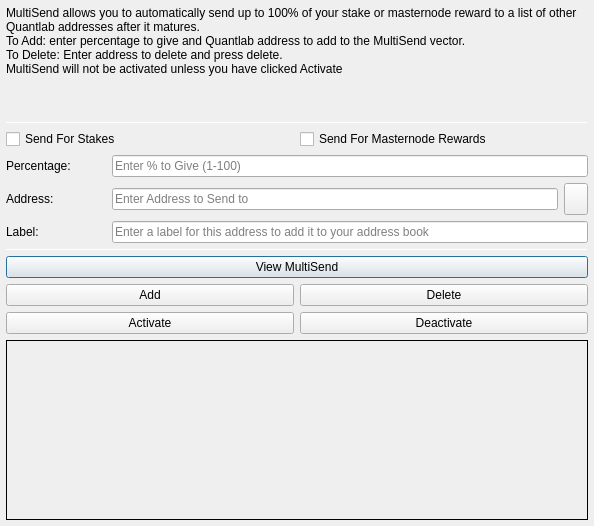
<?xml version="1.0" encoding="UTF-8"?>
<ui version="4.0">
 <class>MultiSendDialog</class>
 <widget class="QDialog" name="MultiSendDialog">
  <property name="windowModality">
   <enum>Qt::NonModal</enum>
  </property>
  <property name="geometry">
   <rect>
    <x>0</x>
    <y>0</y>
    <width>594</width>
    <height>526</height>
   </rect>
  </property>
  <property name="windowTitle">
   <string>MultiSend</string>
  </property>
  <layout class="QVBoxLayout" name="verticalLayout" stretch="0">
   <property name="leftMargin">
    <number>6</number>
   </property>
   <property name="topMargin">
    <number>6</number>
   </property>
   <property name="rightMargin">
    <number>6</number>
   </property>
   <property name="bottomMargin">
    <number>6</number>
   </property>
   <item>
    <layout class="QVBoxLayout" name="verticalLayout_Main" stretch="1,1,1,0,1,1,1">
     <item>
      <widget class="QLabel" name="label_2">
       <property name="lineWidth">
        <number>1</number>
       </property>
       <property name="text">
        <string>MultiSend allows you to automatically send up to 100% of your stake or masternode reward to a list of other Quantlab addresses after it matures.
To Add: enter percentage to give and Quantlab address to add to the MultiSend vector.
To Delete: Enter address to delete and press delete.
MultiSend will not be activated unless you have clicked Activate</string>
       </property>
       <property name="alignment">
        <set>Qt::AlignLeading|Qt::AlignLeft|Qt::AlignTop</set>
       </property>
       <property name="wordWrap">
        <bool>true</bool>
       </property>
      </widget>
     </item>
     <item>
      <widget class="Line" name="line">
       <property name="minimumSize">
        <size>
         <width>0</width>
         <height>1</height>
        </size>
       </property>
       <property name="maximumSize">
        <size>
         <width>16777215</width>
         <height>1</height>
        </size>
       </property>
       <property name="orientation">
        <enum>Qt::Horizontal</enum>
       </property>
      </widget>
     </item>
     <item>
      <layout class="QVBoxLayout" name="verticalLayout_Settings">
       <item>
        <layout class="QHBoxLayout" name="horizontalLayout">
         <item>
          <widget class="QCheckBox" name="multiSendStakeCheckBox">
           <property name="text">
            <string>Send For Stakes</string>
           </property>
          </widget>
         </item>
         <item>
          <widget class="QCheckBox" name="multiSendMasternodeCheckBox">
           <property name="text">
            <string>Send For Masternode Rewards</string>
           </property>
          </widget>
         </item>
        </layout>
       </item>
       <item>
        <layout class="QHBoxLayout" name="horizontalLayout_6">
         <item>
          <widget class="QLabel" name="label">
           <property name="minimumSize">
            <size>
             <width>100</width>
             <height>0</height>
            </size>
           </property>
           <property name="toolTip">
            <string>Percentage of stake to send</string>
           </property>
           <property name="text">
            <string>Percentage:</string>
           </property>
          </widget>
         </item>
         <item>
          <widget class="QLineEdit" name="multiSendPercentEdit">
           <property name="toolTip">
            <string>Enter whole numbers 1 - 100</string>
           </property>
           <property name="placeholderText">
            <string>Enter % to Give (1-100)</string>
           </property>
          </widget>
         </item>
        </layout>
       </item>
       <item>
        <layout class="QHBoxLayout" name="horizontalLayout_7">
         <item>
          <widget class="QLabel" name="label_5">
           <property name="minimumSize">
            <size>
             <width>100</width>
             <height>0</height>
            </size>
           </property>
           <property name="toolTip">
            <string>Address to send portion of stake to</string>
           </property>
           <property name="text">
            <string>Address:</string>
           </property>
          </widget>
         </item>
         <item>
          <widget class="QLineEdit" name="multiSendAddressEdit">
           <property name="toolTip">
            <string/>
           </property>
           <property name="placeholderText">
            <string>Enter Address to Send to</string>
           </property>
          </widget>
         </item>
         <item>
          <widget class="QToolButton" name="addressBookButton">
           <property name="maximumSize">
            <size>
             <width>16777215</width>
             <height>32</height>
            </size>
           </property>
           <property name="toolTip">
            <string>Choose an address from the address book</string>
           </property>
           <property name="text">
            <string/>
           </property>
           <property name="icon">
            <iconset resource="../quantlab.qrc">
             <normaloff>:/icons/address-book</normaloff>:/icons/address-book</iconset>
           </property>
           <property name="shortcut">
            <string>Alt+A</string>
           </property>
          </widget>
         </item>
        </layout>
       </item>
      </layout>
     </item>
     <item>
      <layout class="QHBoxLayout" name="horizontalLayout_3">
       <item>
        <widget class="QLabel" name="label_3">
         <property name="minimumSize">
          <size>
           <width>100</width>
           <height>0</height>
          </size>
         </property>
         <property name="text">
          <string>Label:</string>
         </property>
        </widget>
       </item>
       <item>
        <widget class="QLineEdit" name="labelAddressLabelEdit">
         <property name="placeholderText">
          <string>Enter a label for this address to add it to your address book</string>
         </property>
        </widget>
       </item>
      </layout>
     </item>
     <item>
      <widget class="Line" name="line_2">
       <property name="minimumSize">
        <size>
         <width>0</width>
         <height>1</height>
        </size>
       </property>
       <property name="maximumSize">
        <size>
         <width>16777215</width>
         <height>1</height>
        </size>
       </property>
       <property name="orientation">
        <enum>Qt::Horizontal</enum>
       </property>
      </widget>
     </item>
     <item>
      <layout class="QVBoxLayout" name="verticalLayout_Buttons">
       <item>
        <layout class="QHBoxLayout" name="horizontalLayout_4">
         <item>
          <widget class="QPushButton" name="viewButton">
           <property name="toolTip">
            <string/>
           </property>
           <property name="statusTip">
            <string>View MultiSend Vector</string>
           </property>
           <property name="text">
            <string>View MultiSend</string>
           </property>
          </widget>
         </item>
        </layout>
       </item>
       <item>
        <layout class="QHBoxLayout" name="horizontalLayout_2">
         <item>
          <widget class="QPushButton" name="addButton">
           <property name="toolTip">
            <string/>
           </property>
           <property name="statusTip">
            <string>Add to MultiSend Vector</string>
           </property>
           <property name="text">
            <string>Add</string>
           </property>
          </widget>
         </item>
         <item>
          <widget class="QPushButton" name="deleteButton">
           <property name="toolTip">
            <string/>
           </property>
           <property name="statusTip">
            <string>Delete Address From MultiSend Vector</string>
           </property>
           <property name="text">
            <string>Delete</string>
           </property>
          </widget>
         </item>
        </layout>
       </item>
       <item>
        <layout class="QHBoxLayout" name="horizontalLayout_5">
         <item>
          <widget class="QPushButton" name="activateButton">
           <property name="statusTip">
            <string>Activate MultiSend</string>
           </property>
           <property name="text">
            <string>Activate</string>
           </property>
          </widget>
         </item>
         <item>
          <widget class="QPushButton" name="disableButton">
           <property name="statusTip">
            <string>Deactivate MultiSend</string>
           </property>
           <property name="text">
            <string>Deactivate</string>
           </property>
          </widget>
         </item>
        </layout>
       </item>
      </layout>
     </item>
     <item>
      <widget class="QLabel" name="message">
       <property name="minimumSize">
        <size>
         <width>0</width>
         <height>180</height>
        </size>
       </property>
       <property name="frameShape">
        <enum>QFrame::Panel</enum>
       </property>
       <property name="frameShadow">
        <enum>QFrame::Plain</enum>
       </property>
       <property name="lineWidth">
        <number>1</number>
       </property>
       <property name="midLineWidth">
        <number>1</number>
       </property>
       <property name="text">
        <string/>
       </property>
       <property name="alignment">
        <set>Qt::AlignLeading|Qt::AlignLeft|Qt::AlignTop</set>
       </property>
       <property name="wordWrap">
        <bool>true</bool>
       </property>
      </widget>
     </item>
    </layout>
   </item>
  </layout>
 </widget>
 <resources>
  <include location="../quantlab.qrc"/>
 </resources>
 <connections/>
</ui>
